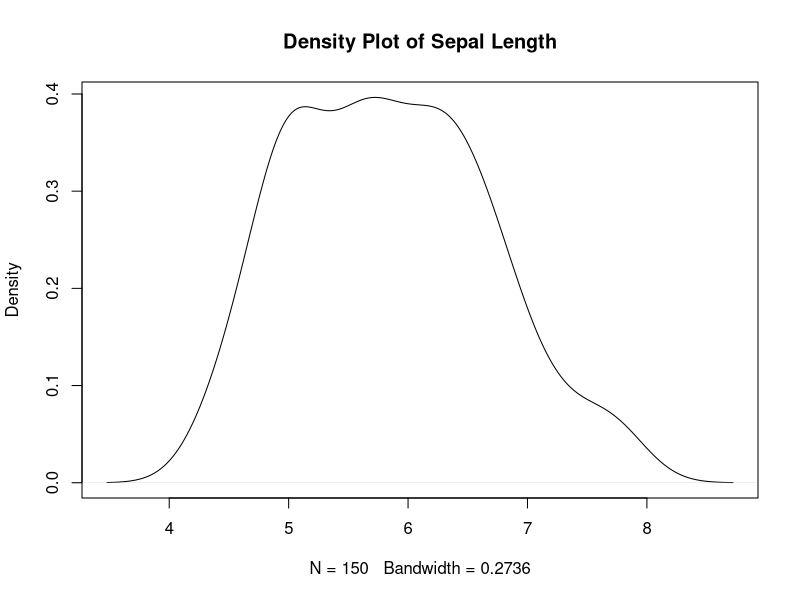

Reproduce this figure in R.
## ---- chunk 1
y <- density(iris$Sepal.Length)
## ---- chunk 2
class(y)
## ---- chunk 3
typeof(y)
## ---- chunk 4
str(y)
## ---- chunk 5
plot(y, main = "Density Plot of Sepal Length")
